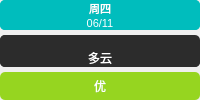
         <widget class="QWidget" name="dailyWeather_5" native="true">
          <layout class="QVBoxLayout" name="verticalLayout_20">
           <property name="spacing">
            <number>5</number>
           </property>
           <property name="leftMargin">
            <number>0</number>
           </property>
           <property name="topMargin">
            <number>0</number>
           </property>
           <property name="rightMargin">
            <number>0</number>
           </property>
           <property name="bottomMargin">
            <number>0</number>
           </property>
           <item>
            <widget class="QWidget" name="time_5" native="true">
             <property name="styleSheet">
              <string notr="true">border-radius: 5px;
color: rgb(255, 255, 255);
background-color: rgb(0, 189, 189);</string>
             </property>
             <layout class="QVBoxLayout" name="verticalLayout_21">
              <property name="spacing">
               <number>0</number>
              </property>
              <property name="leftMargin">
               <number>0</number>
              </property>
              <property name="topMargin">
               <number>0</number>
              </property>
              <property name="rightMargin">
               <number>0</number>
              </property>
              <property name="bottomMargin">
               <number>0</number>
              </property>
              <item>
               <widget class="QLabel" name="day_5">
                <property name="font">
                 <font>
                  <pointsize>8</pointsize>
                 </font>
                </property>
                <property name="styleSheet">
                 <string notr="true">color: rgb(255, 255, 255);</string>
                </property>
                <property name="text">
                 <string>周四</string>
                </property>
                <property name="alignment">
                 <set>Qt::AlignmentFlag::AlignBottom|Qt::AlignmentFlag::AlignHCenter</set>
                </property>
               </widget>
              </item>
              <item>
               <widget class="QLabel" name="date_5">
                <property name="font">
                 <font>
                  <pointsize>8</pointsize>
                 </font>
                </property>
                <property name="styleSheet">
                 <string notr="true">color: rgb(255, 255, 255);</string>
                </property>
                <property name="text">
                 <string>06/11</string>
                </property>
                <property name="alignment">
                 <set>Qt::AlignmentFlag::AlignHCenter|Qt::AlignmentFlag::AlignTop</set>
                </property>
               </widget>
              </item>
             </layout>
            </widget>
           </item>
           <item>
            <widget class="QWidget" name="weather_5" native="true">
             <property name="styleSheet">
              <string notr="true">border-radius: 5px;
color: rgb(255, 255, 255);
background-color: rgb(44, 44, 44);</string>
             </property>
             <layout class="QVBoxLayout" name="verticalLayout_22">
              <property name="spacing">
               <number>0</number>
              </property>
              <property name="leftMargin">
               <number>0</number>
              </property>
              <property name="topMargin">
               <number>0</number>
              </property>
              <property name="rightMargin">
               <number>0</number>
              </property>
              <property name="bottomMargin">
               <number>0</number>
              </property>
              <item>
               <widget class="QLabel" name="weatherSmartIcon_5">
                <property name="maximumSize">
                 <size>
                  <width>70</width>
                  <height>70</height>
                 </size>
                </property>
                <property name="layoutDirection">
                 <enum>Qt::LayoutDirection::LeftToRight</enum>
                </property>
                <property name="text">
                 <string/>
                </property>
                <property name="pixmap">
                 <pixmap resource="res.qrc">:/icon/cloudy_day.svg</pixmap>
                </property>
                <property name="scaledContents">
                 <bool>true</bool>
                </property>
                <property name="alignment">
                 <set>Qt::AlignmentFlag::AlignCenter</set>
                </property>
               </widget>
              </item>
              <item>
               <widget class="QLabel" name="weatherLabel_5">
                <property name="styleSheet">
                 <string notr="true">color: rgb(255, 255, 255);</string>
                </property>
                <property name="text">
                 <string>多云</string>
                </property>
                <property name="alignment">
                 <set>Qt::AlignmentFlag::AlignHCenter|Qt::AlignmentFlag::AlignTop</set>
                </property>
               </widget>
              </item>
             </layout>
            </widget>
           </item>
           <item>
            <widget class="QLabel" name="air_5">
             <property name="styleSheet">
              <string notr="true">border-radius: 5px;
color: rgb(255, 255, 255);
background-color: rgb(150, 213, 32);</string>
             </property>
             <property name="text">
              <string>优</string>
             </property>
             <property name="alignment">
              <set>Qt::AlignmentFlag::AlignCenter</set>
             </property>
            </widget>
           </item>
          </layout>
         </widget>
